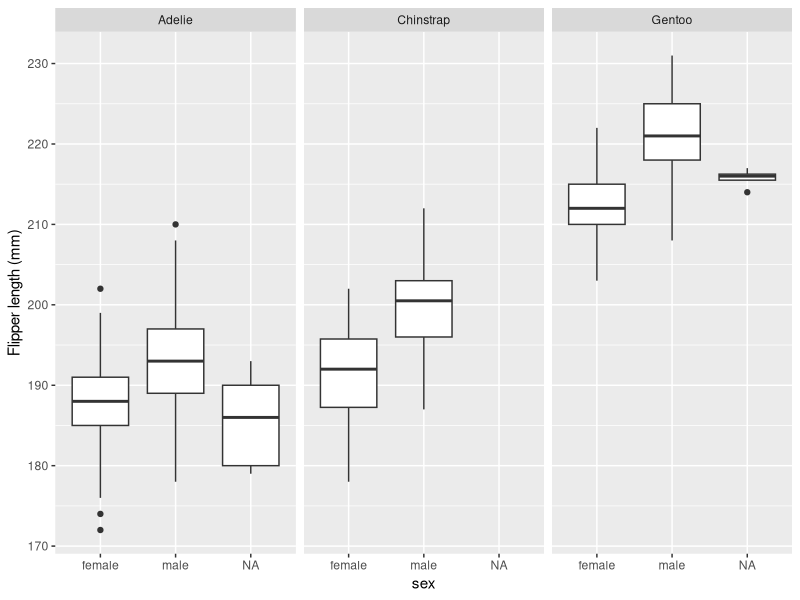

R code for this plot:
## ---- chunk 1
knitr::opts_chunk$set(echo = TRUE)
## ---- chunk 2
library(palmerpenguins) #install.packages("palmerpenguins")
library(tidyverse)

## ---- chunk 3
## demo
## demo
ggplot(penguins) +
  geom_boxplot(aes(x = sex, y = flipper_length_mm)) +
  facet_wrap(~ species, nrow=1) +
  ylab ("Flipper length (mm)")
